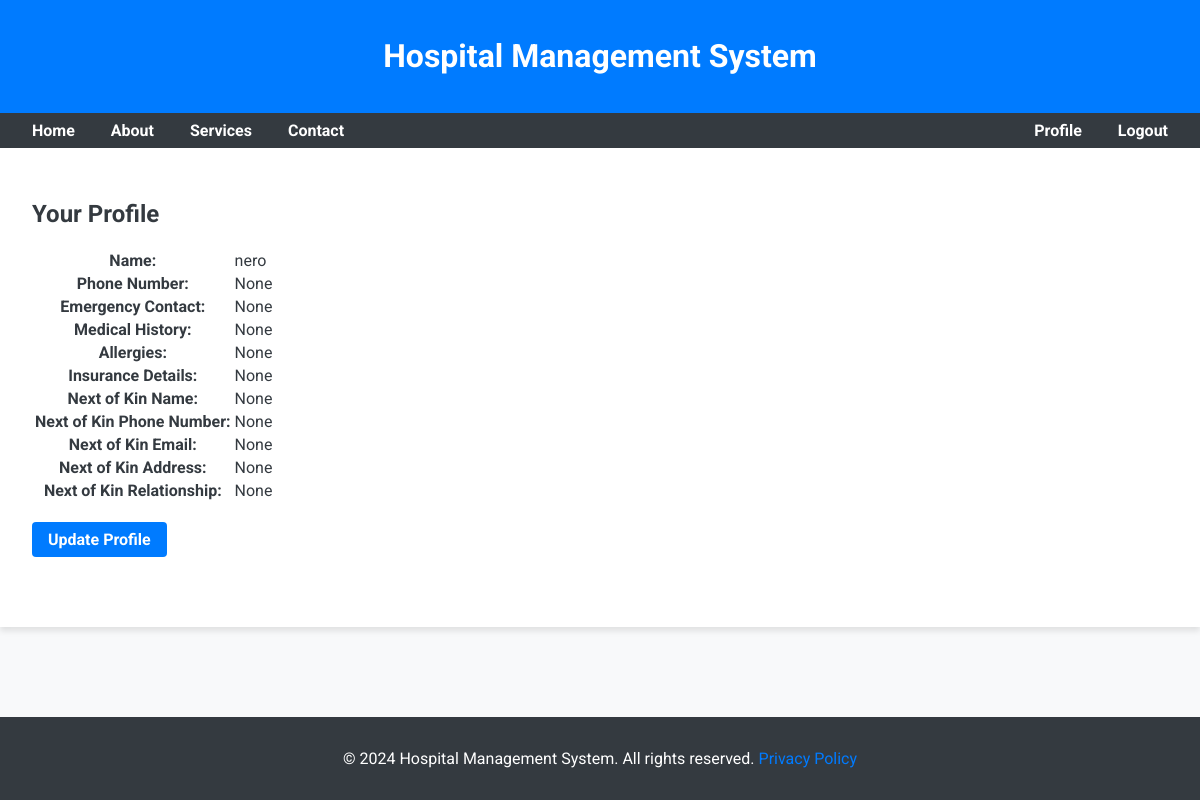
Page /profile/ (signed in) on the earlier database version.
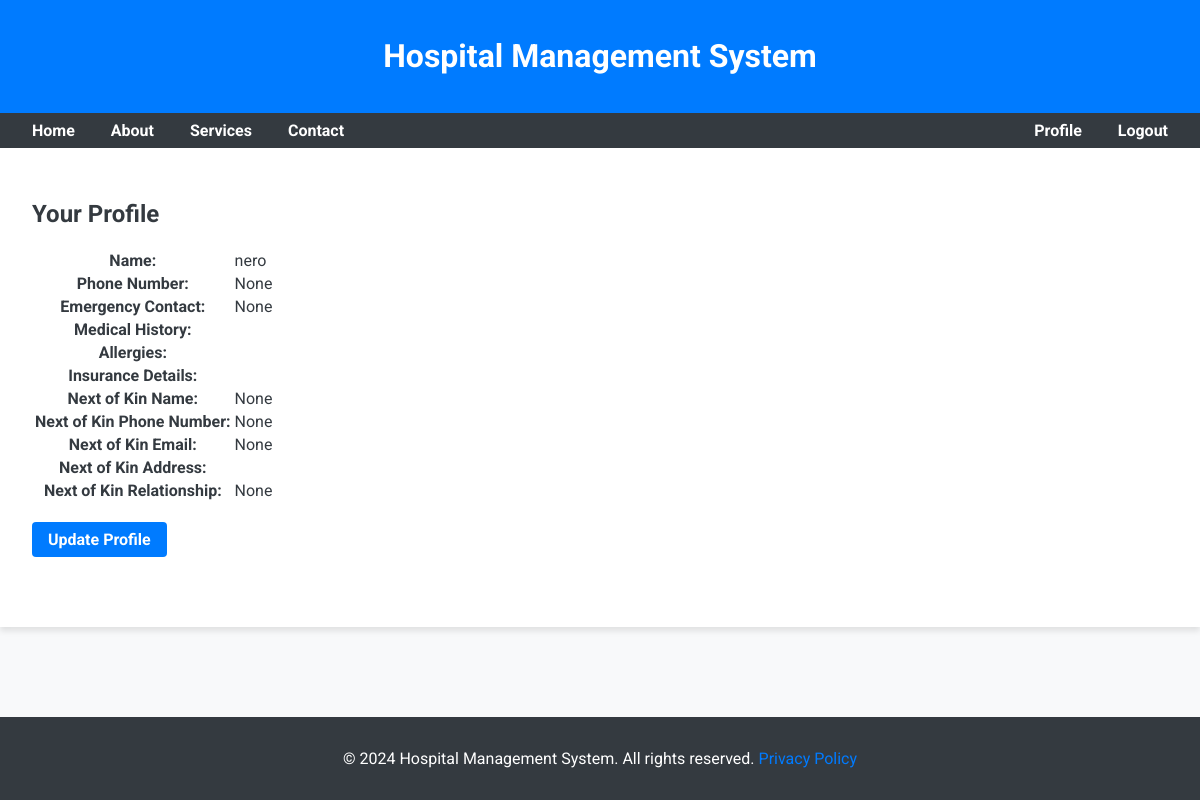
Same page on the later database version.
### patients/models.py (models this page shows, shortened)
class Profile(models.Model):
    user = models.OneToOneField(Patient, on_delete=models.CASCADE, related_name='profile')
    phone_number = models.CharField(max_length=15, blank=True, null=True)
    emergency_contact = models.CharField(max_length=15, blank=True, null=True)
    medical_history = models.TextField(blank=True, null=True)
    allergies = models.TextField(blank=True, null=True)
    insurance_details = models.TextField(blank=True, null=True)
    next_of_kin_name = models.CharField(max_length=100, blank=True, null=True)
    next_of_kin_phone_number = models.CharField(max_length=15, blank=True, null=True)
    next_of_kin_email = models.EmailField(blank=True, null=True)
    next_of_kin_address = models.TextField(blank=True, null=True)
    next_of_kin_relationship = models.CharField(max_length=50, choices=RELATIONSHIP_CHOICES, blank=True, null=True)

class Patient(models.Model):
    user = models.OneToOneField(User, on_delete=models.CASCADE, related_name='Patient')
    phone_number = models.CharField(max_length=15)
    profile_picture = models.ImageField(upload_to='profile_pics/', blank=True, null=True)

### patients/views.py (the view)
# urls.py: path('profile/', views.profile, name='profile'),
@login_required
def profile(request):
    view_profile = get_object_or_404(Profile, user=request.user.Patient)
    return render(request, 'patients/profile.html', {'profile': view_profile})

### Templates/patients/profile.html (shortened to what this page needs)
{% extends 'patients/base.html' %}
{% block content %}
<h2>Your Profile</h2>
<table>
    <tr>
        <th>Name:</th>
        <td>{{ profile.user.user.username }}</td>
    </tr>
    <tr>
        <th>Phone Number:</th>
        <td>{{ profile.phone_number }}</td>
    </tr>
    <tr>
        <th>Emergency Contact:</th>
        <td>{{ profile.emergency_contact }}</td>
    </tr>
    <tr>
        <th>Medical History:</th>
        <td>{{ profile.medical_history }}</td>
    </tr>
    <tr>
        <th>Allergies:</th>
        <td>{{ profile.allergies }}</td>
    </tr>
    <tr>
        <th>Insurance Details:</th>
        <td>{{ profile.insurance_details }}</td>
    </tr>
    <tr>
        <th>Next of Kin Name:</th>
        <td>{{ profile.next_of_kin_name }}</td>
    </tr>
    <tr>
        <th>Next of Kin Phone Number:</th>
        <td>{{ profile.next_of_kin_phone_number }}</td>
    </tr>
    <tr>
        <th>Next of Kin Email:</th>
        <td>{{ profile.next_of_kin_email }}</td>
    </tr>
    <tr>
        <th>Next of Kin Address:</th>
        <td>{{ profile.next_of_kin_address }}</td>
    </tr>
    <tr>
        <th>Next of Kin Relationship:</th>
        <td>{{ profile.next_of_kin_relationship }}</td>
    </tr>
</table>
<br>
<a href="{% url 'patients:update_profile' %}" class="btn btn-primary">Update Profile</a>
<br><br><br>
{% endblock %}

Differences in the rows shown:
changed Profile "None": medical_history "None" → (not shown); allergies "None" → (not shown); insurance_details "None" → (not shown); next_of_kin_address "None" → (not shown)
